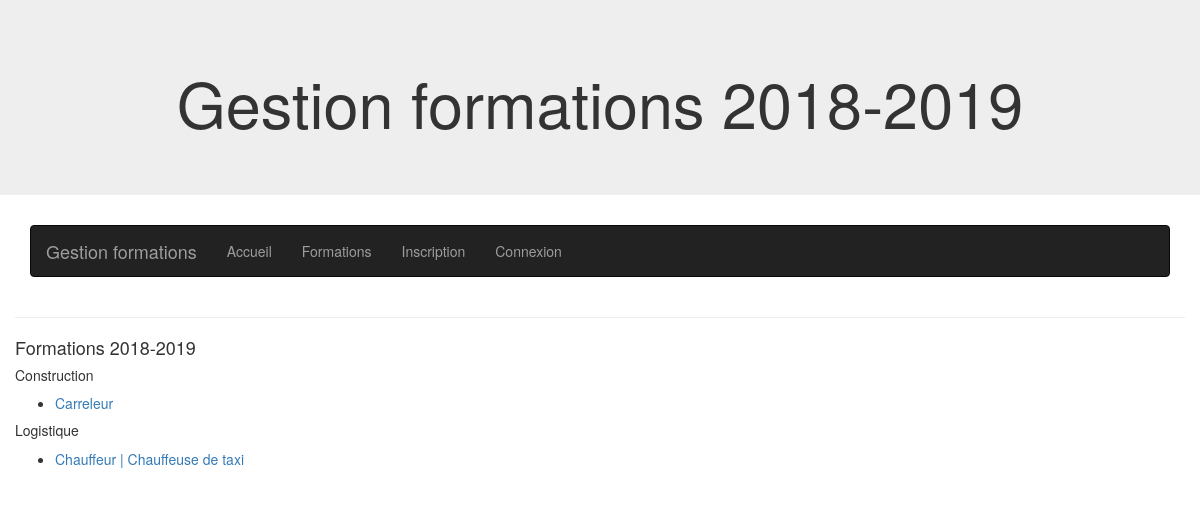
The page /training/ on the database its author committed.
### training/models.py (models this page shows, shortened)
class Training(models.Model):
    name=models.CharField(verbose_name='Nom de la formation', max_length=150)
    description=models.TextField(verbose_name='Description')
    price=models.DecimalField(verbose_name='Prix',max_digits=6,decimal_places=2)
    category=models.ForeignKey(Category,on_delete=models.CASCADE, verbose_name='Catégorie')
    number_hours=models.IntegerField(verbose_name='Nombre d''heures')
    teacher=models.ForeignKey(Profile,on_delete=models.CASCADE,verbose_name='Formateur',
                              limit_choices_to={'user_type': 2})
    class Meta:
        verbose_name='Formation'
        verbose_name_plural = 'Formations'
    def __str__(self):
        return self.name

class Category(models.Model):
    name=models.CharField(verbose_name='nom de la catégorie',max_length=150)
    class Meta:
        verbose_name='Categorie'
        verbose_name_plural = 'Categories'

### training/views.py (the view)
# urls.py: path('',views.TrainingListView.as_view(),name='list_training'),
class TrainingListView(ListView):
    model = Training
    template_name = 'training/training_list.html'
    queryset = Training.objects.all()

### training/templates/training/training_list.html
{% extends 'base.html' %}
{% block content %}
    <h4>Formations 2018-2019</h4>
    {% for training_one in object_list %}
        <h5> {{ training_one.category.name }} </h5>
        <ul>
            {% for training in object_list %}
                {% if training_one.category == training.category %}
                    <li> <a href="{% url 'training:detail_training' id=training.pk %}">{{ training }}</a></li>
                {% endif %}
            {% endfor %}
        </ul>
    {% endfor%}
{% endblock content %}

### rows shown on the page
Training: category.name "Construction", name "Carreleur"
Training: category.name "Logistique", name "Chauffeur | Chauffeuse de taxi"
